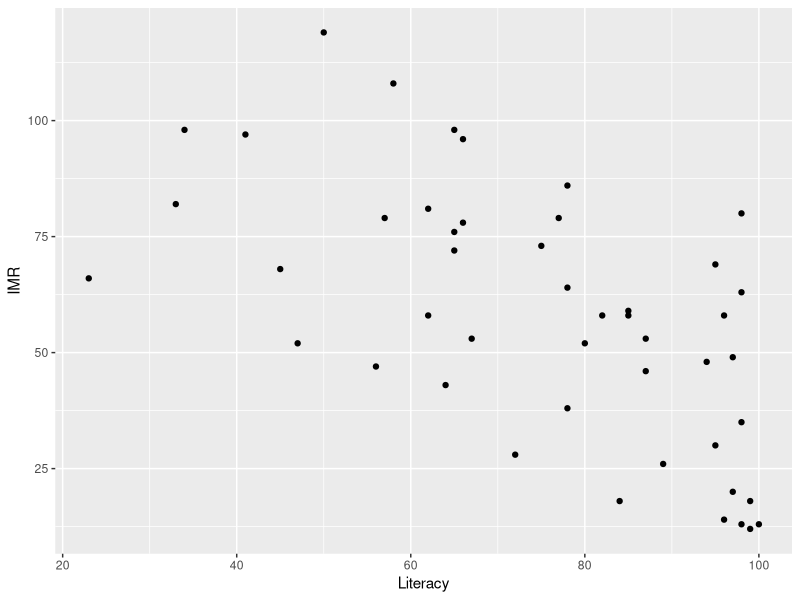
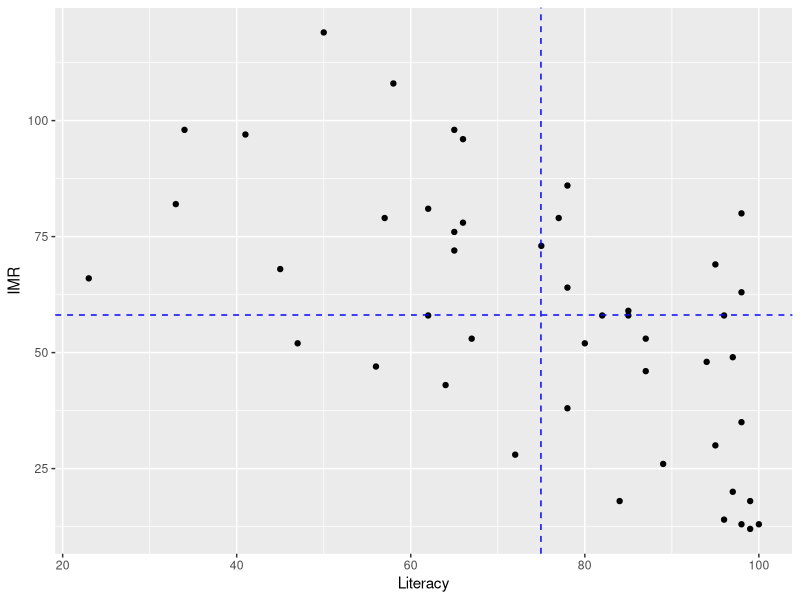
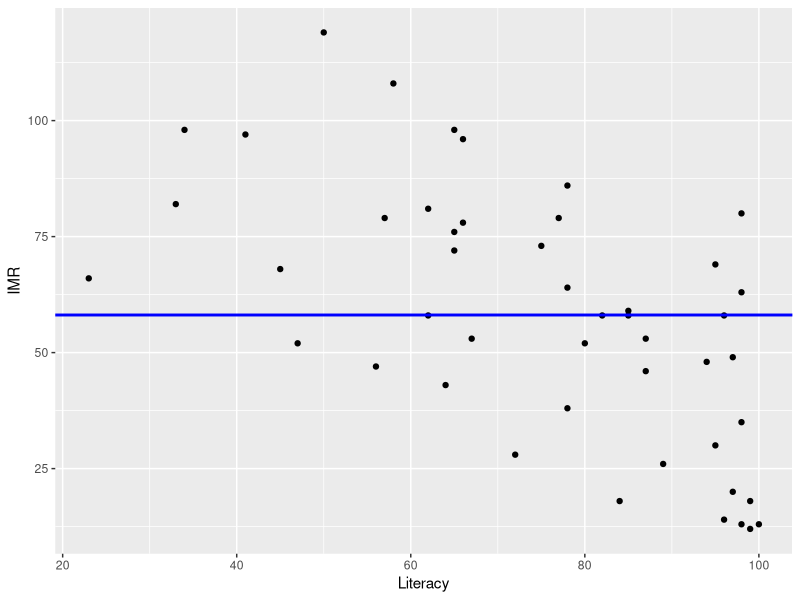
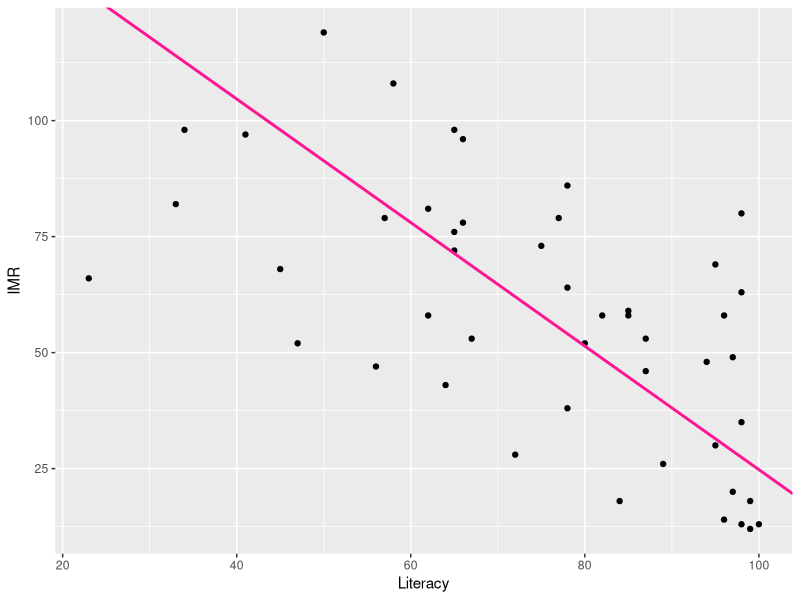
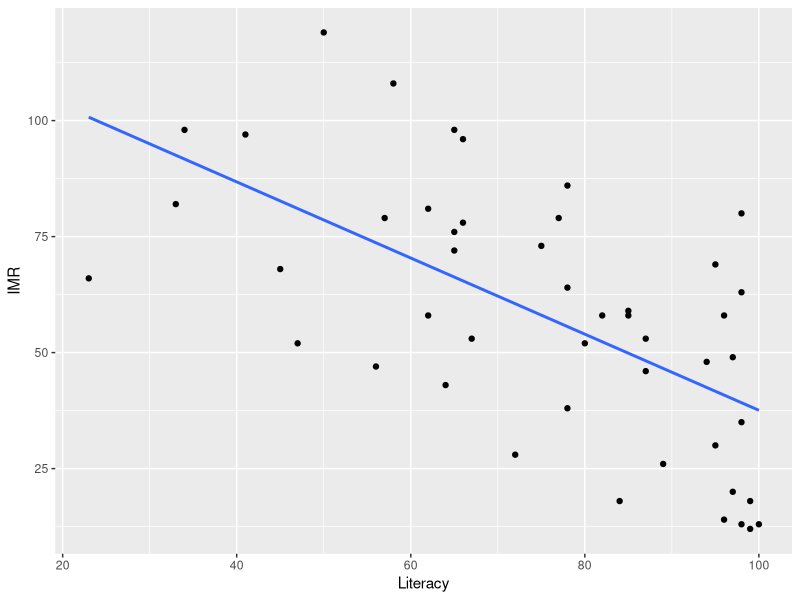
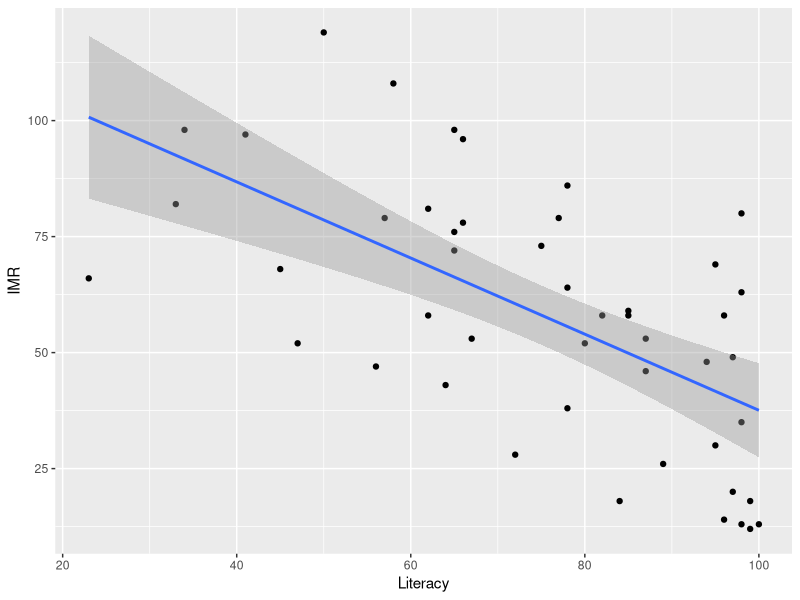
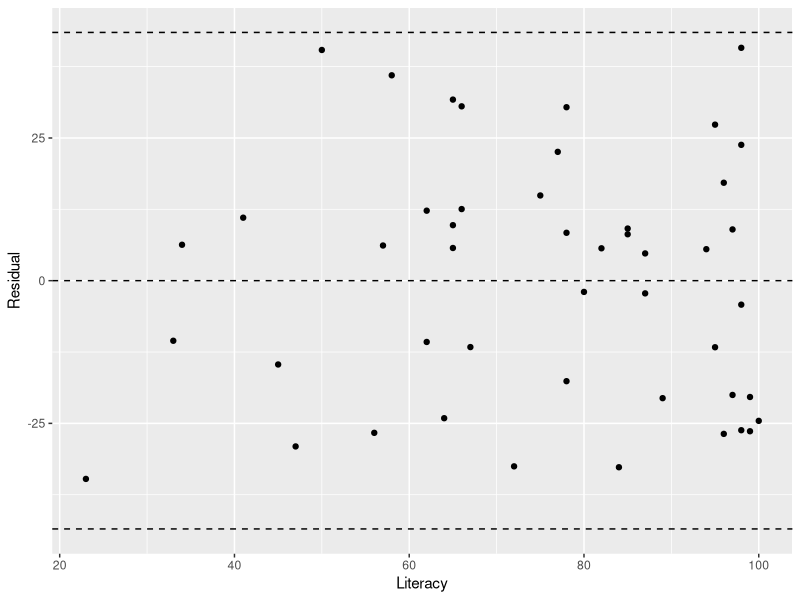
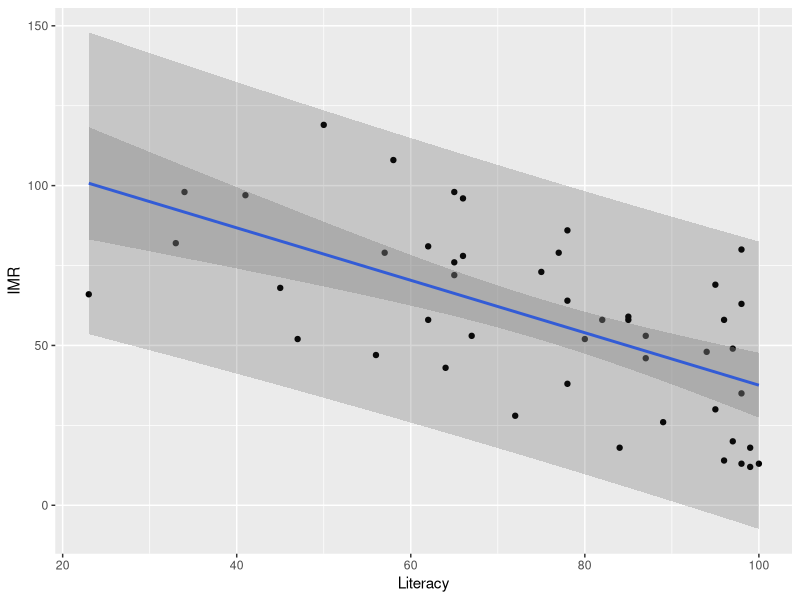

The R source for these figures, in order:
library(tidyverse)

# read the data :
africa <- read_csv("datasets/africa.csv")
(n_countries <- dim(africa)[1])

( g <- ggplot( africa, aes(Literacy,IMR)) + geom_point() )
#ggsave( "../images/literacy_deaths.png", device="png")

( x_bar <- mean(africa$Literacy) )
( y_bar <- mean(africa$IMR) )

g + geom_vline(xintercept=x_bar,linetype="dashed",color="blue") + 
  geom_hline(yintercept=y_bar, linetype="dashed",color="blue")
#ggsave("../images/quadrants.png",device="png")

# correlation:
(africa_r <- cor(africa$Literacy, africa$IMR))

# null model:
g + geom_hline(yintercept=y_bar,color="blue",size=1)
#ggsave("../images/africa_nullmodel.png",device="png")

(africa_tss <- sum( (africa$IMR - y_bar )^2 ))

var(africa$IMR)
(n_countries - 1)*var(africa$IMR)
 
# SD line:
(s_x <- sd(africa$Literacy))
(s_y <- sd(africa$IMR))
(m <- -(s_y / s_x))
(b <- y_bar - (m*x_bar))
g + geom_abline(slope = m, intercept=b, color="deeppink",size=1)
#ggsave("../images/sdline.png",device="png")

# contour plot:
# m.seq <- seq(-1,-.6,length=500)
# b.seq <- seq(115, 125, length=250)
# mb.grid <- expand.grid(b.seq,m.seq)
# z <- rep(0,125000)
# for(i in 1:125000){ z[i] <- sse(mb.grid[i,1],mb.grid[i,2],africa$Literacy,africa$Deaths) }
# ss <- data.frame(intercept=mb.grid$Var1,slope=mb.grid$Var2,height=z)
# ggplot(ss,aes(x=intercept,y=slope,z=height))+
#  geom_contour(bins=30)+geom_vline(xintercept = 120.2917, linetype="dashed")+geom_hline(yintercept = -.8476, linetype="dashed")
# #ggsave("../images/rss-contour.png",device="png")

(m <- africa_r*( s_y / s_x ) ) 
(b <- y_bar - m*x_bar)

g + geom_smooth(level=0, method="lm")
#ggsave( "../images/literacy_deaths_with_line.png", device="png")
 
g + geom_smooth(level=.95, method="lm")
#ggsave( "../images/literacy_deaths_with_ci.png", device="png")
# 
# g + geom_smooth(level=0, method="lm") + geom_abline(slope = m, intercept=b, color="violet",size=1)
# #ggsave("../images/compare_fits.png", device="png")
# 

( africa_fit <- lm( IMR ~ Literacy, data = africa ) )
summary( africa_fit )
sigma( africa_fit )

( null_fit <- lm( IMR ~ 1, data = africa ) )
summary( null_fit )
sigma( null_fit )

( africa_rss <- sum(africa_fit$residuals^2) )
africa_rse <- sqrt( africa_rss / africa_fit$df.residual )

africa <- africa %>% 
  mutate(Fit = africa_fit$fitted.values) %>% 
  mutate(Residual = africa_fit$residuals)
# summary(africa.fit$residuals)
ggplot(africa, aes(Literacy,Residual)) + 
  geom_point()+geom_hline(yintercept=c(-2*africa_rse,0,2*africa_rse), linetype="dashed")
#ggsave("../images/literacy_deaths_residuals.png", device="png")

pred <- predict(africa_fit, interval="prediction")
ggplot( cbind(africa,pred),aes(Literacy,IMR)) + 
  geom_point() + 
  geom_smooth(method="lm") + 
  geom_ribbon(aes(ymin=lwr,ymax=upr),alpha=0.2)
#ggsave("../images/literacy_deaths_ci_preds.png", device="png")
